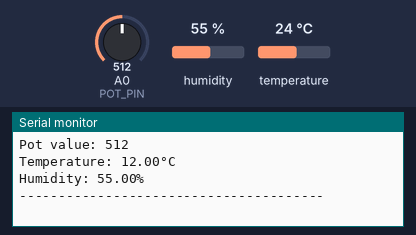
This program was run on a simulated ESP8266 (NodeMCU). On the bench: the last lines printed to the serial monitor. The test bench sets the inputs (shaded band); at power-on: humidity 55 %, A0 (POT_PIN) = 512, temperature 24 °C.

Above: at 1.6 s.
1.7 s: humidity set to 22 %
3.2 s: A0 (POT_PIN) set to 716
At 3.9 s:
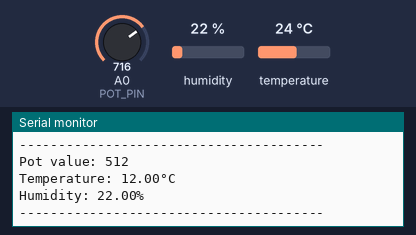
4.7 s: temperature set to 12 °C
At 5.5 s:
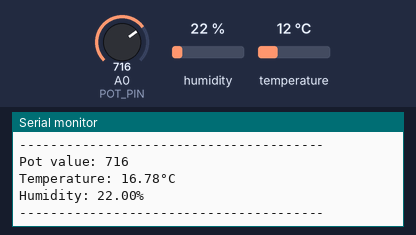
6.2 s: A0 (POT_PIN) set to 900
At 7.6 s:
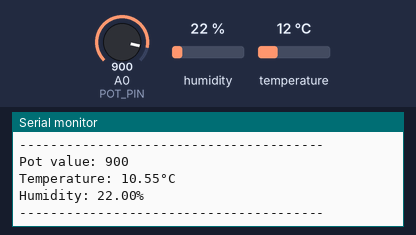
7.7 s: humidity set to 40 %
At 8.8 s:
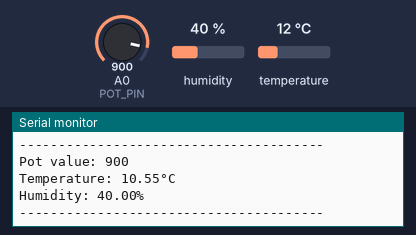
Timing chart, 0 to 10.2 s (numbered marks = the images above; inputs shaded):
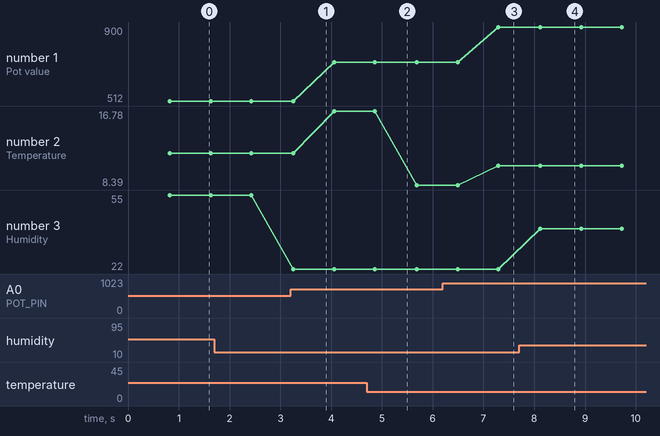

Measured:
- after the input at 6.2 s, the serial monitor: prints a new line after 1.1 s (image 3)
- after the input at 7.7 s, the serial monitor: prints a new line after 0.42 s (image 4)
- plotted number 1: 512 → 716 after the input at 3.2 s, 716 → 900 after the input at 6.2 s
- plotted number 2: 12 → 16.78 after the input at 3.2 s, 16.78 → 8.39 after the input at 4.7 s, 8.39 → 10.55 after the input at 6.2 s
- plotted number 3: 22 → 40 after the input at 7.7 s

The program:

main.cpp
```cpp
// https://www.survivingwithandroid.com/esp32-mqtt-client-publish-and-subscribe/
#include <arduino.h>
#include <ESP8266WiFi.h>
#include <DHT.h>
#include <DHT_U.h>
// #include <PubSubClient.h>
//  https://github.com/knolleary/pubsubclient

// Pin def
const int DHT_PIN = 13;
const int POT_PIN = A0;

// const def
const bool DEBUG = true;
const int POT_MAX = 1024;
const int POT_MIN = 15;

// WiFi def
const char *SSID = "Redmi Note 9";
const char *PWD = "12345678";

// MQTT client def
// https://www.hivemq.com/blog/mqtt-raspberrypi-part01-sensor-data-hivemqcloud-java-pi4j/
const WiFiClient wifiClient;
// const PubSubClient mqttClient(wifiClient);
const char *mqttServer = "";
const int mqttPort = 9999;

// Sensors detection delay
uint32_t delayMS;

// DHT sensor def
DHT dht(DHT_PIN, DHT11);

// Creates a connection to the declared WiFi
void connectToWiFi()
{
  Serial.print("Connecting to ");

  // Begins connection to declared SSID using declared PWD
  WiFi.begin(SSID, PWD);
  Serial.println(SSID);

  Serial.print("Connected.");
}

// Set up the MQTT client to communicate with the RasPi
/*
void setupMQTT()
{
  mqttClient.setServer(mqttServer, mqttPort);
  // set the callback function
  mqttClient.setCallback(callback);
}

// Connects the ESP to the Hivemq MQTT broker
void connectToBroker()
{
  Serial.println("Connecting to MQTT Broker...");
  while (!mqttClient.connected())
  {
    Serial.println("Reconnecting to MQTT Broker..");
    String clientId = "ESP32Client-";
    clientId += String(random(0xffff), HEX);

    if (mqttClient.connect(clientId.c_str()))
    {
      Serial.println("Connected.");
      // subscribe to topic
      mqttClient.subscribe("/swa/commands");
    }
  }
}
*/

float fahrenheitToCelsius(float fahrenheit)
{
  float celsius;

  celsius = (fahrenheit - 32.0) * 5.0 / 9.0;
  return celsius;
}

void setup()
{
  Serial.begin(115200);
  // connectToWiFi();
  // setupMQTT();
  dht.begin();
  /*
  dht.temperature().getSensor(&sensor);
  Serial.println(F("Temperature:"));
  Serial.print(F("Max Value:   "));
  Serial.print(fahrenheitToCelsius(sensor.max_value));
  Serial.println(F("°C"));
  Serial.print(F("Min Value:   "));
  Serial.print(fahrenheitToCelsius(sensor.min_value));
  Serial.println(F("°C"));
  Serial.print(F("Resolution:  "));
  Serial.print(fahrenheitToCelsius(sensor.resolution));
  Serial.println(F("°C"));
  Serial.println(F("------------------------------------"));
  // Hygro sensor
  dht.humidity().getSensor(&sensor);
  Serial.println(F("Humidity:"));
  Serial.print(F("Max Value:   "));
  Serial.print(sensor.max_value);
  Serial.println(F("%"));
  Serial.print(F("Min Value:   "));
  Serial.print(sensor.min_value);
  Serial.println(F("%"));
  Serial.print(F("Resolution:  "));
  Serial.print(sensor.resolution);
  Serial.println(F("%"));
  Serial.println(F("------------------------------------"));
  */
}

void loop()
{
  // establishing connection to the WiFi
  // connectToWiFi();
  // setting up MQTT client

  int potValue = analogRead(POT_PIN);
  float potRatio = float(potValue) / float(POT_MAX);

  // Delay between measurements.
  int delayMS = 800;
  delay(delayMS);
  // Get temperature.
  float temp = dht.readTemperature();
  // Get humidity.
  float hum = dht.readHumidity();

  if (DEBUG)
  {
    Serial.print("Pot value: ");
    Serial.println(potValue);

    Serial.print("Temperature: ");
    Serial.print(temp * potRatio);
    Serial.println("°C");

    Serial.print("Humidity: ");
    Serial.print(hum);
    Serial.println("%");

    Serial.println("---------------------------------------");
  }
}
```
